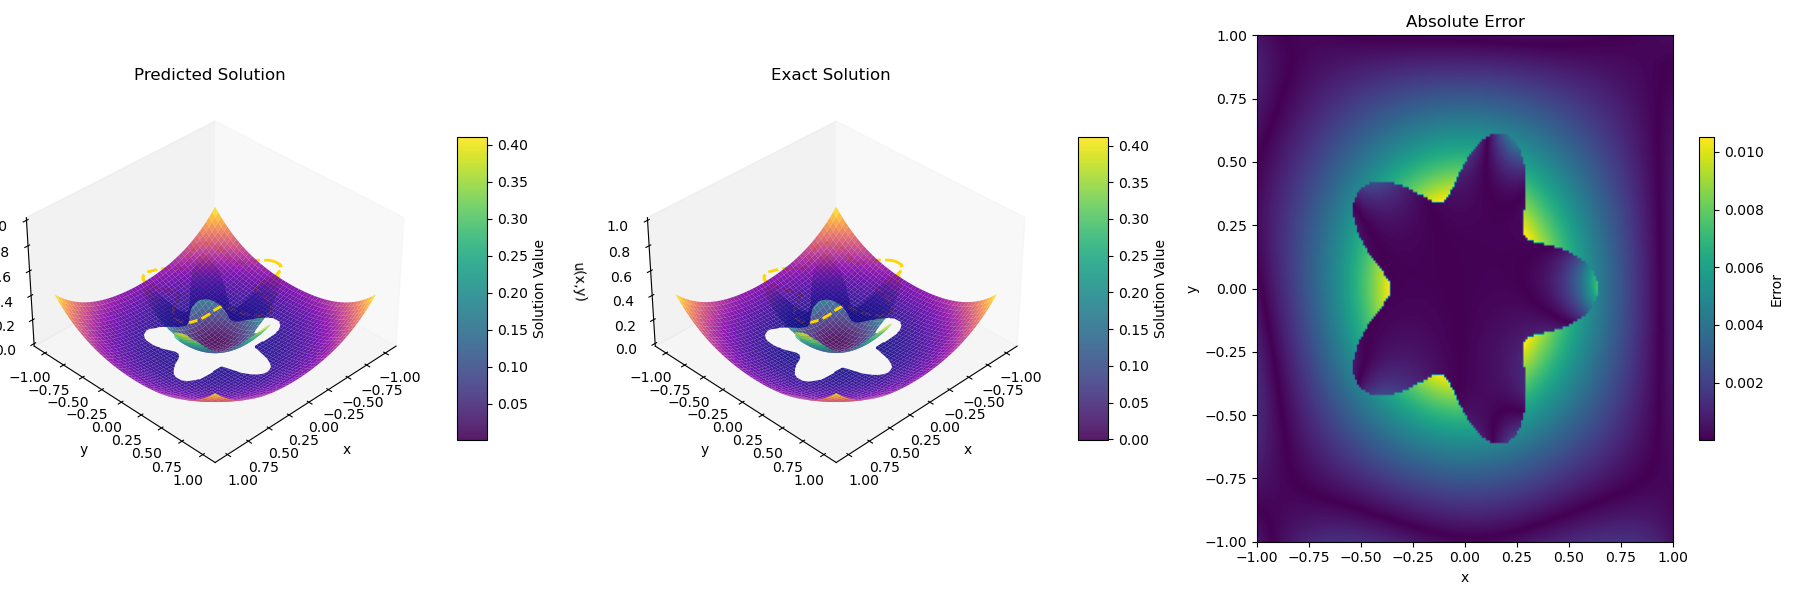

Source code (Python):
import os
import torch
import torch.nn as nn
import copy
import numpy as np
import matplotlib.pyplot as plt
from matplotlib import cm

torch.set_default_dtype(torch.float64)  # 设置全局默认类型为float64
alpha1 = 10
alpha2 = 1
r1 = 1/7
OMEGA = 10


def exact_solution(x, y):
    Theta = torch.atan2(y, x)
    r = torch.sqrt(x**2 + y**2)
    inside = r <= (0.5 + r1 * torch.sin(OMEGA * Theta))
    res = torch.zeros_like(x)
    res[~inside] = (r[~inside]**4 + 0.1 * torch.log(2 * r[~inside])) / alpha1
    res[inside] = r[inside]**2 / alpha2
    return res


def f(x, y, area):
    r = torch.sqrt(x ** 2 + y ** 2)
    if area:
        res = -16 * r**2
    else:
        res = torch.tensor(-4.0)
    return res

def g(x,y):
    r = torch.sqrt(x**2 + y**2)
    res = (r**4 + 0.1 * torch.log(2 * r)) / alpha1
    return res


def generate_samples(N_omega, N_gamma, N_inside, N_outside, device='cpu'):
    """
    生成太阳花界面问题的采样点

    参数:
    - N_omega: 正方形边界采样点数 (必须能被4整除)
    - N_gamma: 太阳花界面采样点数
    - N_inside: 界面内部(太阳花内部)采样点数
    - N_outside: 界面外部(太阳花外部)采样点数
    - device: 计算设备

    返回:
    - 包含所有采样点的字典
    """
    samples = {}
    # 正方形边界采样 (X_omega)
    N_per_side = N_omega // 4
    # 左边界 (x=-1, y∈[-1,1])
    left = torch.cat([
        -torch.ones(N_per_side, 1),
        torch.rand(N_per_side, 1) * 2 - 1  # y ∈ [-1,1]
    ], dim=1)
    # 右边界 (x=1, y∈[-1,1])
    right = torch.cat([
        torch.ones(N_per_side, 1),
        torch.rand(N_per_side, 1) * 2 - 1
    ], dim=1)
    # 下边界 (y=-1, x∈[-1,1])
    bottom = torch.cat([
        torch.rand(N_per_side, 1) * 2 - 1,
        -torch.ones(N_per_side, 1)
    ], dim=1)
    # 上边界 (y=1, x∈[-1,1])
    top = torch.cat([
        torch.rand(N_per_side, 1) * 2 - 1,
        torch.ones(N_per_side, 1)
    ], dim=1)

    samples['X_omega'] = torch.cat([left, right, bottom, top], dim=0).to(device)

    # 太阳花界面采样 (X_gamma) --------------------------------------------
    theta = torch.rand(N_gamma, 1) * 2 * torch.pi
    r = 0.5 + r1 * torch.sin(OMEGA * theta)   # 极坐标下的界面方程
    x_gamma = r * torch.cos(theta)
    y_gamma = r * torch.sin(theta)
    samples['X_gamma'] = torch.cat([x_gamma, y_gamma], dim=1).to(device)



    # 内部区域采样
    theta = torch.rand(N_inside, 1) * 2 * torch.pi
    r_max = 0.5 + r1 * torch.sin(OMEGA * theta)
    r = torch.sqrt(torch.rand(N_inside, 1)) * r_max
    samples['X_inside2'] = torch.cat([r * torch.cos(theta), r * torch.sin(theta)], dim=1).to(device)

    # 外部区域采样
    theta = torch.rand(N_outside, 1) * 2 * torch.pi
    r_min = 0.5 + r1 * torch.sin(OMEGA * theta)   # 太阳花边界
    r_max = torch.sqrt(torch.tensor(2.0))  # 最大半径

    # 生成
    r = torch.sqrt(torch.rand(N_outside, 1) * (r_max ** 2 - r_min ** 2) + r_min ** 2)

    # 转换为笛卡尔坐标
    x = r * torch.cos(theta)
    y = r * torch.sin(theta)

    # 确保所有点都在 [-1, 1] × [-1, 1] 的正方形内
    x = torch.clamp(x, -1.0, 1.0)
    y = torch.clamp(y, -1.0, 1.0)

    samples['X_inside1'] = torch.cat([x, y], dim=1).to(device)
    return samples




# 2. 定义神经网络结构
class PINN(nn.Module):
    def __init__(self, input_dim=2, hidden_dim=100, output_dim=1):
        super(PINN, self).__init__()
        self.net = nn.Sequential(
            nn.Linear(input_dim, hidden_dim),
            nn.Tanh(),
            nn.Linear(hidden_dim, hidden_dim),
            nn.Tanh(),
            nn.Linear(hidden_dim, hidden_dim),
            nn.Tanh(),
            nn.Linear(hidden_dim, hidden_dim),
            nn.Tanh(),
            nn.Linear(hidden_dim, hidden_dim),
            nn.Tanh(),
            nn.Linear(hidden_dim, hidden_dim),
            nn.Tanh(),
            nn.Linear(hidden_dim, hidden_dim),
            nn.Tanh(),
            nn.Linear(hidden_dim, output_dim))

    def forward(self, x):
        return self.net(x)



class observe_point():
    def __init__(self, N_omega=None, N_gamma=None, N_inside1=None, N_inside2=None):
        self.N_omega = N_omega
        self.N_gamma = N_gamma
        self.N_inside1 = N_inside1
        self.N_inside2 = N_inside2



os.environ["CUDA_VISIBLE_DEVICES"] = "0"
os.environ['KMP_DUPLICATE_LIB_OK'] = 'TRUE'
device = torch.device("cuda:0" if torch.cuda.is_available() else "cpu")
print(f'using {device} to simulate')


rho = 0.5
beta = 0.01
max_outer_iter = 1
inner_epochs = 60000
N_omega = 100
N_gamma = 100
N_inside1 = 500
N_inside2 = 500



samples = generate_samples(
    N_omega=N_omega,
    N_gamma=N_gamma,
    N_outside=N_inside1,
    N_inside=N_inside2,
    device=device
)

observe_ = generate_samples(
    N_omega=100,
    N_gamma=100,
    N_inside=100,
    N_outside=100,
    device=device
)

train_point = observe_point()
train_point.N_omega = observe_['X_omega']
train_point.N_gamma = observe_['X_gamma']
train_point.N_inside1 = observe_['X_inside1']
train_point.N_inside2 = observe_['X_inside2']


# 打印各区域采样点数量
for region, points in samples.items():
    print(f"{region}: {points.shape[0]} points")

X_omega = samples['X_omega']                 # 外部边界点
X_gamma = samples['X_gamma']                 # 内部界面点
X_inside1 = samples['X_inside1']             # 圆外内点
X_inside2 = samples['X_inside2']             # 圆内内点
minloss = 1000000000000
loss_old = 10000

phi = torch.zeros(N_gamma, 1)
Phi = torch.zeros(N_gamma, 1)



##################################################################################

seed = 50
deltaX = 0.01
deltaY = 0.01


def compute_interface_loss(u_net1,u_net2, X, phi, Phi, flag):
    '''

    :param u_net1:   外层的神经网络
    :param u_net2:   内层的神经网络
    :param X:        界面点
    :param phi:      界面条件
    :param Phi:
    :param flag:     flag= 1 条件1 否则条件0
    :return:         界面损失
    '''
    X.requires_grad_(True)
    u1 = u_net1(X)
    u2 = u_net2(X)
    grad_u1 = torch.autograd.grad(u1[:, 0].sum(), X, create_graph=True)[0]
    grad_u2 = torch.autograd.grad(u2[:, 0].sum(), X, create_graph=True)[0]
    if flag:
        theta = torch.atan2(X[:, 0], X[:, 1])
        r = 0.5 + r1 * torch.sin(OMEGA * theta)
        dr_dtheta = r1 * OMEGA * torch.cos(OMEGA * theta)
        # 计算切向量分量 (dx/dθ, dy/dθ)
        dx_dtheta = dr_dtheta * torch.cos(theta) - r * torch.sin(theta)
        dy_dtheta = dr_dtheta * torch.sin(theta) + r * torch.cos(theta)

        # 构造法向量 (n_x, n_y) = (dy/dθ, -dx/dθ)
        n_x = dy_dtheta
        n_y = -dx_dtheta

        # 归一化
        norm = torch.sqrt(n_x ** 2 + n_y ** 2)
        n_x = n_x / norm
        n_y = n_y / norm

        loss = alpha1 * (grad_u1[:, 0:1] * n_x + grad_u1[:, 1:2] * n_y) - alpha2 *( grad_u2[:, 0:1] * n_x + grad_u2[:, 1:2] * n_y)  - Phi
    else:
        loss = u1-u2-phi
    return torch.mean((loss) ** 2)


def compute_boundary_loss(u_net, X):
    u = u_net(X)
    return torch.mean((u - g(X[:, 0:1], X[:, 1:2]))**2)

def obs_loss(u_net, X):
    u = u_net(X)
    realdata = exact_solution(X[:, 0:1], X[:, 1:2])
    return torch.mean((u - realdata) ** 2)



def compute_loss(u1_net, u2_net, X_inside, X_d, X_gamma, phi, Phi , area):
    # 启用梯度计算
    X_inside.requires_grad_(True)
    X_d = X_d.to(device)
    X_omega  = X_inside.to(device)
    X_gamma = X_gamma.to(device)

    if area:
        u = u1_net(X_omega)

        grad_u = torch.autograd.grad(u.sum(), X_omega, create_graph=True)[0]
        grad_u_x, grad_u_y = grad_u[:, 0:1], grad_u[:, 1:2]

        grad_u_x2 = torch.autograd.grad(grad_u_x.sum(), X_omega, create_graph=True)[0][:, 0:1]
        grad_u_y2 = torch.autograd.grad(grad_u_y.sum(), X_omega, create_graph=True)[0][:, 1:2]
        delta_u = grad_u_x2 + grad_u_y2

        F = f(X_omega[:, 0:1], X_omega[:, 1:2], area)
        pde_loss = torch.mean((alpha1 * delta_u + F) ** 2)

        # 边界损失
        d_loss = compute_boundary_loss(u1_net, X_d)

        interface_loss = compute_interface_loss(u1_net,u2_net, X_gamma, phi, Phi, 1)

        # # 观测损失
        obs_gamma_loss = obs_loss(u1_net, train_point.N_inside1)

        total_loss = pde_loss + 20 * obs_gamma_loss + 40 * d_loss + beta * interface_loss


    else:

        u = u2_net(X_inside)
        grad_u = torch.autograd.grad(u.sum(), X_inside, create_graph=True)[0]
        grad_u_x, grad_u_y = grad_u[:, 0:1], grad_u[:, 1:2]

        grad_u_x2 = torch.autograd.grad(grad_u_x.sum(), X_inside, create_graph=True)[0][:, 0:1]
        grad_u_y2 = torch.autograd.grad(grad_u_y.sum(), X_inside, create_graph=True)[0][:, 1:2]
        delta_u = grad_u_x2 + grad_u_y2

        F = f(X_inside[:, 0:1], X_inside[:, 1:2], area)
        pde_loss = torch.mean((alpha2 * delta_u + F) ** 2)


        interface_loss = compute_interface_loss(u1_net,u2_net, X_gamma, phi, Phi, 0)

        # 内部观测损失
        obs_gamma_loss = obs_loss(u2_net, train_point.N_inside2)

        # 界面损失
        d_loss = obs_loss(u2_net, X_gamma)

        total_loss = pde_loss + 20 * obs_gamma_loss + beta * interface_loss


    return total_loss, pde_loss, interface_loss
########################################################################################


# 主循环
u1_net = PINN()
u2_net = PINN()
u1_net.to(device)
u2_net.to(device)
optimizer1 = torch.optim.Adam(u1_net.parameters(), lr=1e-3)
optimizer2 = torch.optim.Adam(u2_net.parameters(), lr=1e-3)

# 变量存放到GPU
phi = phi.to(device)
Phi = Phi.to(device)



minloss = 1e10
minloss2 = 1e10

B = torch.eye(3)
B[0][0] = 0

for k in range(max_outer_iter):
    print(f"\nOuter Iteration {k + 1}/{max_outer_iter}")


    # 训练子问题1
    for epoch in range(inner_epochs):
        optimizer1.zero_grad()
        total_loss1, pdeloss1, interfaceloss1 = compute_loss(u1_net, u2_net, X_inside1,X_omega, X_gamma, phi, Phi, 1)
        _, l2, _ = compute_loss(u1_net, u2_net, X_inside2, X_omega, X_gamma, phi, Phi, 1)
        total_loss1 += l2
        total_loss1 = total_loss1
        total_loss1.backward()
        optimizer1.step()
        if epoch % 100 == 0:
            print(f"Subproblem 1 - Epoch {epoch}: Loss = {total_loss1.item():.4e},pdeLoss = {pdeloss1.item():.4e}, interfaceLoss = {interfaceloss1.item():.4e}")

    realdata1 = exact_solution(X_inside1[:, 0].detach().to('cpu'), X_inside1[:, 1].detach().to('cpu'))
    batch_size = X_inside1.shape[0]
    B_batch = B.unsqueeze(0).expand(batch_size, -1, -1).to(device)
    u1 = u1_net(X_inside1)
    real_loss1 = torch.norm(u1[:, 0] - realdata1.clone().detach().to(device), 2)/ (torch.norm( realdata1, 2))

    if total_loss1 < minloss:
        minloss = total_loss1
        best_model1 = copy.deepcopy(u1_net.state_dict())


    # 更新接口条件
    with torch.no_grad():
        u1_gamma = u1_net(X_gamma)
        u2_gamma = u2_net(X_gamma)
        phi = rho * u2_gamma + (1 -rho) * u1_gamma

    # 训练子问题2
    for epoch in range(inner_epochs):
        optimizer2.zero_grad()
        total_loss2, pdeloss2, interfaceloss2 = compute_loss(u1_net, u2_net, X_inside2,X_omega, X_gamma, phi, Phi, 0)
        total_loss2.backward()
        optimizer2.step()
        if epoch % 100 == 0:
            print(f"Subproblem 2 - Epoch {epoch}: Loss = {total_loss2.item():.4e}, pdeLoss = {pdeloss2.item():.4e}, interfaceLoss = {interfaceloss2.item():.4e}")

    realdata2 = exact_solution(X_inside2[:, 0].detach().to('cpu'), X_inside2[:, 1].detach().to('cpu'))
    u2 = u2_net(X_inside2)
    real_loss2 = torch.norm(u2[:, 0] - realdata2.clone().detach().to(device), 2)/ (torch.norm(realdata2, 2))

    if total_loss2 < minloss2:
        minloss2 = total_loss2
        best_model2 = copy.deepcopy(u2_net.state_dict())

    # 交换Dirichlet迹
    with torch.no_grad():  # 全局禁用梯度
        # 局部启用梯度计算
        with torch.enable_grad():
            u2_gamma = u2_net(X_gamma)
            u2_grad = torch.autograd.grad(u2_gamma[:, 0].sum(), X_gamma, create_graph=True)[0]

        theta = torch.atan2(X_gamma[:, 0], X_gamma[:, 1])
        r = 0.5 + r1 * torch.sin(OMEGA * theta)
        dr_dtheta = r1 * OMEGA * torch.cos(OMEGA * theta)
        # 计算切向量分量 (dx/dθ, dy/dθ)
        dx_dtheta = dr_dtheta * torch.cos(theta) - r * torch.sin(theta)
        dy_dtheta = dr_dtheta * torch.sin(theta) + r * torch.cos(theta)

        # 构造法向量 (n_x, n_y) = (dy/dθ, -dx/dθ)
        n_x = dy_dtheta
        n_y = -dx_dtheta

        # 归一化
        norm = torch.sqrt(n_x ** 2 + n_y ** 2)
        n_x = n_x / norm
        n_y = n_y / norm

        Phi = - alpha2 * (u2_grad[:, 0:1] * n_x + u2_grad[:, 1:2] * n_y)

    u1_net.load_state_dict(best_model1)
    u2_net.load_state_dict(best_model2)


    u1 = u1_net(X_inside1)
    u2 = u2_net(X_inside2)

    real_loss1 = torch.norm((u1[:, 0] - realdata1.clone().detach().to(device))
    , 2)/ (torch.norm((realdata1), 2))

    real_loss2 = torch.norm((u2[:, 0] - realdata2.clone().detach().to(device))
    , 2)/ (torch.norm((realdata2), 2))


    print(f'realloss1 = {real_loss1}, realloss2 = {real_loss2}')


def plot_results(u1_net, u2_net):
    # 将模型移到CPU并设置为评估模式
    u1_net.to('cpu').eval()
    u2_net.to('cpu').eval()

    n_points = 200  # 网格分辨率

    # 生成测试网格 [-1,1]×[-1,1]
    xx, yy = torch.meshgrid(torch.linspace(-1, 1, n_points),
                            torch.linspace(-1, 1, n_points))
    X_test = torch.cat([xx.reshape(-1, 1), yy.reshape(-1, 1)], dim=1)

    # 计算太阳花界面掩码
    r = torch.sqrt(X_test[:, 0] ** 2 + X_test[:, 1] ** 2)
    theta = torch.atan2(X_test[:, 1], X_test[:, 0])
    mask = r <= (0.5 + r1 * torch.sin(OMEGA * theta))

    # 计算预测解
    with torch.no_grad():
        pred = torch.zeros_like(r)
        pred[mask] = u2_net(X_test[mask]).squeeze()  # 内部区域
        exact = exact_solution(X_test[:, 0], X_test[:, 1])
        pred[~mask] = u1_net(X_test[~mask]).squeeze()  # 外部区域
    # 转换为NumPy数组
    X_np = xx.numpy()
    Y_np = yy.numpy()
    Z_pred = pred.reshape(n_points, n_points).numpy()
    Z_exact = exact.reshape(n_points, n_points).numpy()
    mask_np = mask.reshape(n_points, n_points).numpy()

    # 创建3D图形
    fig = plt.figure(figsize=(18, 6))

    # ----------------- 预测解3D图 -----------------
    ax1 = fig.add_subplot(131, projection='3d')

    # 分离内部和外部区域
    Z_pred_inside = np.where(mask_np, Z_pred, np.nan)
    Z_pred_outside = np.where(~mask_np, Z_pred, np.nan)

    # 绘制内部区域（冷色调）
    surf1 = ax1.plot_surface(X_np, Y_np, Z_pred_inside,
                             cmap='viridis', alpha=0.9, vmin=Z_pred.min(), vmax=Z_pred.max())

    # 绘制外部区域（暖色调）
    surf2 = ax1.plot_surface(X_np, Y_np, Z_pred_outside,
                             cmap='plasma', alpha=0.9, vmin=Z_pred.min(), vmax=Z_pred.max())

    # 添加界面轮廓线（金色更醒目）
    ax1.contour(X_np, Y_np, mask_np.astype(float), levels=[0.5],
                colors='gold', linewidths=2, linestyles='dashed')

    ax1.set_title('Predicted Solution', fontsize=12, pad=10)
    ax1.set_xlabel('x', fontsize=10, labelpad=8)
    ax1.set_ylabel('y', fontsize=10, labelpad=8)
    ax1.set_zlabel('u(x,y)', fontsize=10, labelpad=8)
    fig.colorbar(surf1, ax=ax1, shrink=0.6, aspect=10, pad=0.1, label='Solution Value')

    # ----------------- 精确解3D图 -----------------
    ax2 = fig.add_subplot(132, projection='3d')

    Z_exact_inside = np.where(mask_np, Z_exact, np.nan)
    Z_exact_outside = np.where(~mask_np, Z_exact, np.nan)

    surf3 = ax2.plot_surface(X_np, Y_np, Z_exact_inside,
                             cmap='viridis', alpha=0.9, vmin=Z_exact.min(), vmax=Z_exact.max())
    surf4 = ax2.plot_surface(X_np, Y_np, Z_exact_outside,
                             cmap='plasma', alpha=0.9, vmin=Z_exact.min(), vmax=Z_exact.max())
    ax2.contour(X_np, Y_np, mask_np.astype(float), levels=[0.5],
                colors='gold', linewidths=2, linestyles='dashed')

    ax2.set_title('Exact Solution', fontsize=12, pad=10)
    ax2.set_xlabel('x', fontsize=10, labelpad=8)
    ax2.set_ylabel('y', fontsize=10, labelpad=8)
    ax2.set_zlabel('u(x,y)', fontsize=10, labelpad=8)
    fig.colorbar(surf3, ax=ax2, shrink=0.6, aspect=10, pad=0.1, label='Solution Value')

    # ----------------- 误差2D图 -----------------

    error = np.abs(Z_pred - Z_exact)
    ax3 = fig.add_subplot(133)
    im = ax3.imshow(error,
                    cmap='viridis',
                    extent=[xx.min(), xx.max(), yy.min(), yy.max()],  # 设置坐标范围
                    origin='lower',  # 原点在左下角
                    aspect='auto')  # 自动调整纵横比

    # 添加颜色条
    fig.colorbar(im, ax=ax3, shrink=0.6, label='Error')
    ax3.set_title('Absolute Error')
    ax3.set_xlabel('x')
    ax3.set_ylabel('y')
    plt.tight_layout()



    error = torch.abs(pred - exact)
    real_loss = torch.norm(pred - exact, 2)/ (torch.norm(exact, 2))
    print(f"Max error: {error.max().item():.4e}, Mean error: {error.mean().item():.4e}, L2_error : {real_loss.item():.4e}")



    # 调整视角和间距
    for ax in [ax1, ax2]:
        ax.view_init(elev=35, azim=45)
        ax.set_box_aspect([1, 1, 0.6])  # 调整z轴比例
        ax.grid(False)  # 隐藏网格线

    plt.tight_layout()
    plt.savefig('pretrain3.png')
    plt.show()
    plt.close()


plot_results(u1_net, u2_net)